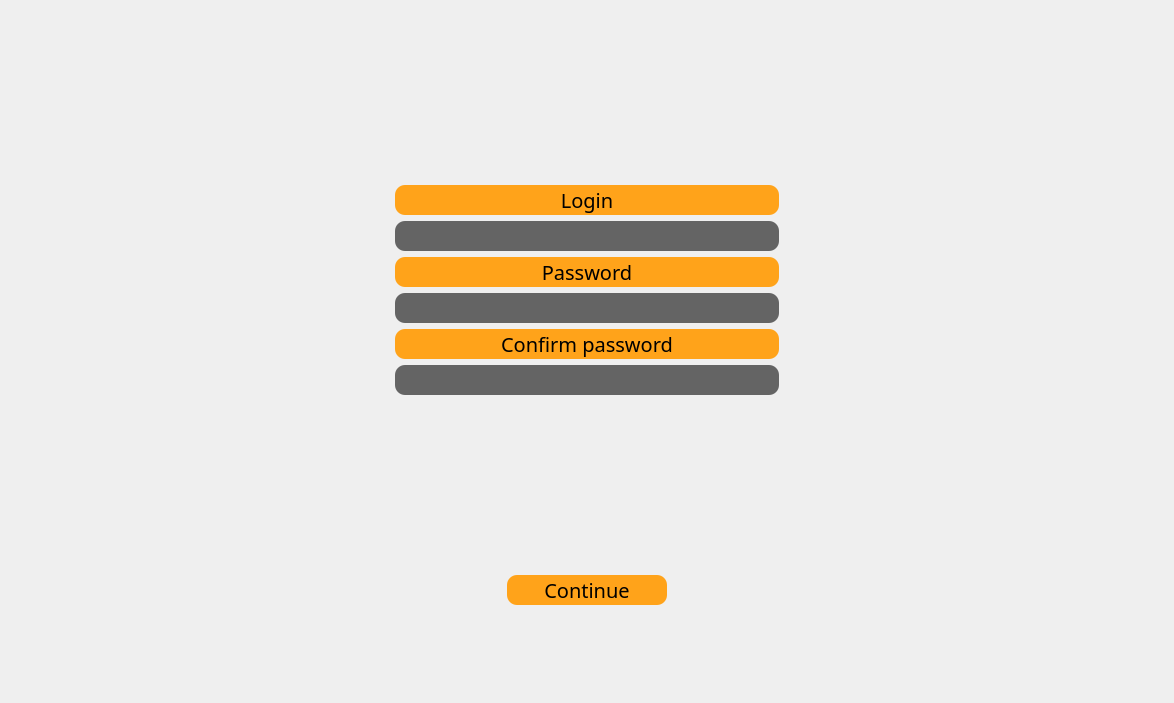
      <widget class="QWidget" name="login_menu">
       <layout class="QVBoxLayout" name="verticalLayout_5">
        <item>
         <spacer name="verticalSpacer_15">
          <property name="orientation">
           <enum>Qt::Vertical</enum>
          </property>
          <property name="sizeType">
           <enum>QSizePolicy::Preferred</enum>
          </property>
          <property name="sizeHint" stdset="0">
           <size>
            <width>20</width>
            <height>87</height>
           </size>
          </property>
         </spacer>
        </item>
        <item>
         <spacer name="login_upSpacer2">
          <property name="orientation">
           <enum>Qt::Vertical</enum>
          </property>
          <property name="sizeType">
           <enum>QSizePolicy::Preferred</enum>
          </property>
          <property name="sizeHint" stdset="0">
           <size>
            <width>20</width>
            <height>87</height>
           </size>
          </property>
         </spacer>
        </item>
        <item>
         <layout class="QHBoxLayout" name="fields_block">
          <item>
           <spacer name="horizontalSpacer_3">
            <property name="orientation">
             <enum>Qt::Horizontal</enum>
            </property>
            <property name="sizeHint" stdset="0">
             <size>
              <width>248</width>
              <height>20</height>
             </size>
            </property>
           </spacer>
          </item>
          <item>
           <layout class="QVBoxLayout" name="fields_inner">
            <item>
             <widget class="QLabel" name="login_login_label">
              <property name="enabled">
               <bool>true</bool>
              </property>
              <property name="sizePolicy">
               <sizepolicy hsizetype="Expanding" vsizetype="Expanding">
                <horstretch>0</horstretch>
                <verstretch>0</verstretch>
               </sizepolicy>
              </property>
              <property name="minimumSize">
               <size>
                <width>250</width>
                <height>30</height>
               </size>
              </property>
              <property name="font">
               <font>
                <family>Arial Black</family>
                <pointsize>15</pointsize>
               </font>
              </property>
              <property name="styleSheet">
               <string notr="true">background-color: rgb(255, 163, 26);
border-radius:10px;
color: rgb(0, 0, 0);</string>
              </property>
              <property name="text">
               <string>Login</string>
              </property>
              <property name="alignment">
               <set>Qt::AlignCenter</set>
              </property>
             </widget>
            </item>
            <item>
             <widget class="QLineEdit" name="login_login">
              <property name="enabled">
               <bool>false</bool>
              </property>
              <property name="sizePolicy">
               <sizepolicy hsizetype="Expanding" vsizetype="Expanding">
                <horstretch>0</horstretch>
                <verstretch>0</verstretch>
               </sizepolicy>
              </property>
              <property name="minimumSize">
               <size>
                <width>250</width>
                <height>30</height>
               </size>
              </property>
              <property name="font">
               <font>
                <family>Arial Black</family>
                <pointsize>12</pointsize>
               </font>
              </property>
              <property name="styleSheet">
               <string notr="true">background-color: rgb(100, 100, 100);
border-radius:10px;
color: rgb(255, 255, 255);</string>
              </property>
              <property name="inputMethodHints">
               <set>Qt::ImhNone</set>
              </property>
              <property name="text">
               <string/>
              </property>
              <property name="maxLength">
               <number>15</number>
              </property>
              <property name="alignment">
               <set>Qt::AlignCenter</set>
              </property>
             </widget>
            </item>
            <item>
             <widget class="QLabel" name="login_pass_label">
              <property name="enabled">
               <bool>true</bool>
              </property>
              <property name="sizePolicy">
               <sizepolicy hsizetype="Expanding" vsizetype="Expanding">
                <horstretch>0</horstretch>
                <verstretch>0</verstretch>
               </sizepolicy>
              </property>
              <property name="minimumSize">
               <size>
                <width>250</width>
                <height>30</height>
               </size>
              </property>
              <property name="font">
               <font>
                <family>Arial Black</family>
                <pointsize>15</pointsize>
               </font>
              </property>
              <property name="styleSheet">
               <string notr="true">background-color: rgb(255, 163, 26);
border-radius:10px;
color: rgb(0, 0, 0);</string>
              </property>
              <property name="text">
               <string>Password</string>
              </property>
              <property name="alignment">
               <set>Qt::AlignCenter</set>
              </property>
             </widget>
            </item>
            <item>
             <widget class="QLineEdit" name="login_pass">
              <property name="enabled">
               <bool>false</bool>
              </property>
              <property name="sizePolicy">
               <sizepolicy hsizetype="Expanding" vsizetype="Expanding">
                <horstretch>0</horstretch>
                <verstretch>0</verstretch>
               </sizepolicy>
              </property>
              <property name="minimumSize">
               <size>
                <width>250</width>
                <height>30</height>
               </size>
              </property>
              <property name="font">
               <font>
                <family>Arial Black</family>
                <pointsize>12</pointsize>
               </font>
              </property>
              <property name="styleSheet">
               <string notr="true">background-color: rgb(100, 100, 100);
border-radius:10px;
color: rgb(255, 255, 255);</string>
              </property>
              <property name="inputMethodHints">
               <set>Qt::ImhDialableCharactersOnly|Qt::ImhDigitsOnly|Qt::ImhEmailCharactersOnly|Qt::ImhExclusiveInputMask|Qt::ImhFormattedNumbersOnly|Qt::ImhHiddenText|Qt::ImhLatinOnly|Qt::ImhLowercaseOnly|Qt::ImhNoAutoUppercase|Qt::ImhNoPredictiveText|Qt::ImhSensitiveData|Qt::ImhUppercaseOnly|Qt::ImhUrlCharactersOnly</set>
              </property>
              <property name="text">
               <string notr="true"/>
              </property>
              <property name="maxLength">
               <number>15</number>
              </property>
              <property name="echoMode">
               <enum>QLineEdit::Password</enum>
              </property>
              <property name="alignment">
               <set>Qt::AlignCenter</set>
              </property>
             </widget>
            </item>
            <item>
             <widget class="QLabel" name="login_confirm_label">
              <property name="enabled">
               <bool>true</bool>
              </property>
              <property name="sizePolicy">
               <sizepolicy hsizetype="Expanding" vsizetype="Expanding">
                <horstretch>0</horstretch>
                <verstretch>0</verstretch>
               </sizepolicy>
              </property>
              <property name="minimumSize">
               <size>
                <width>250</width>
                <height>30</height>
               </size>
              </property>
              <property name="font">
               <font>
                <family>Arial Black</family>
                <pointsize>15</pointsize>
               </font>
              </property>
              <property name="styleSheet">
               <string notr="true">background-color: rgb(255, 163, 26);
border-radius:10px;
color: rgb(0, 0, 0);</string>
              </property>
              <property name="text">
               <string>Confirm password</string>
              </property>
              <property name="alignment">
               <set>Qt::AlignCenter</set>
              </property>
             </widget>
            </item>
            <item>
             <widget class="QLineEdit" name="login_confirm">
              <property name="enabled">
               <bool>false</bool>
              </property>
              <property name="sizePolicy">
               <sizepolicy hsizetype="Expanding" vsizetype="Expanding">
                <horstretch>0</horstretch>
                <verstretch>0</verstretch>
               </sizepolicy>
              </property>
              <property name="minimumSize">
               <size>
                <width>250</width>
                <height>30</height>
               </size>
              </property>
              <property name="font">
               <font>
                <family>Arial Black</family>
                <pointsize>12</pointsize>
               </font>
              </property>
              <property name="styleSheet">
               <string notr="true">background-color: rgb(100, 100, 100);
border-radius:10px;
color: rgb(255, 255, 255);</string>
              </property>
              <property name="inputMethodHints">
               <set>Qt::ImhDialableCharactersOnly|Qt::ImhDigitsOnly|Qt::ImhEmailCharactersOnly|Qt::ImhExclusiveInputMask|Qt::ImhFormattedNumbersOnly|Qt::ImhHiddenText|Qt::ImhLatinOnly|Qt::ImhLowercaseOnly|Qt::ImhNoAutoUppercase|Qt::ImhNoPredictiveText|Qt::ImhSensitiveData|Qt::ImhUppercaseOnly|Qt::ImhUrlCharactersOnly</set>
              </property>
              <property name="text">
               <string notr="true"/>
              </property>
              <property name="maxLength">
               <number>15</number>
              </property>
              <property name="echoMode">
               <enum>QLineEdit::Password</enum>
              </property>
              <property name="alignment">
               <set>Qt::AlignCenter</set>
              </property>
             </widget>
            </item>
           </layout>
          </item>
          <item>
           <spacer name="horizontalSpacer_4">
            <property name="orientation">
             <enum>Qt::Horizontal</enum>
            </property>
            <property name="sizeHint" stdset="0">
             <size>
              <width>248</width>
              <height>20</height>
             </size>
            </property>
           </spacer>
          </item>
         </layout>
        </item>
        <item>
         <spacer name="verticalSpacer_12">
          <property name="orientation">
           <enum>Qt::Vertical</enum>
          </property>
          <property name="sizeType">
           <enum>QSizePolicy::Preferred</enum>
          </property>
          <property name="sizeHint" stdset="0">
           <size>
            <width>20</width>
            <height>87</height>
           </size>
          </property>
         </spacer>
        </item>
        <item>
         <spacer name="verticalSpacer_13">
          <property name="orientation">
           <enum>Qt::Vertical</enum>
          </property>
          <property name="sizeType">
           <enum>QSizePolicy::Preferred</enum>
          </property>
          <property name="sizeHint" stdset="0">
           <size>
            <width>20</width>
            <height>87</height>
           </size>
          </property>
         </spacer>
        </item>
        <item>
         <layout class="QHBoxLayout" name="button_block">
          <item>
           <spacer name="leftSpacer1">
            <property name="orientation">
             <enum>Qt::Horizontal</enum>
            </property>
            <property name="sizeHint" stdset="0">
             <size>
              <width>248</width>
              <height>20</height>
             </size>
            </property>
           </spacer>
          </item>
          <item>
           <spacer name="leftSpacer2">
            <property name="orientation">
             <enum>Qt::Horizontal</enum>
            </property>
            <property name="sizeHint" stdset="0">
             <size>
              <width>248</width>
              <height>20</height>
             </size>
            </property>
           </spacer>
          </item>
          <item>
           <widget class="QPushButton" name="login_continue">
            <property name="enabled">
             <bool>false</bool>
            </property>
            <property name="sizePolicy">
             <sizepolicy hsizetype="Expanding" vsizetype="Preferred">
              <horstretch>0</horstretch>
              <verstretch>0</verstretch>
             </sizepolicy>
            </property>
            <property name="minimumSize">
             <size>
              <width>160</width>
              <height>30</height>
             </size>
            </property>
            <property name="font">
             <font>
              <family>Arial Black</family>
              <pointsize>15</pointsize>
             </font>
            </property>
            <property name="styleSheet">
             <string notr="true">background-color: rgb(255, 163, 26);
border-radius:10px;
color: rgb(0, 0, 0);</string>
            </property>
            <property name="text">
             <string>Continue</string>
            </property>
           </widget>
          </item>
          <item>
           <spacer name="rightSpacer1">
            <property name="orientation">
             <enum>Qt::Horizontal</enum>
            </property>
            <property name="sizeHint" stdset="0">
             <size>
              <width>248</width>
              <height>20</height>
             </size>
            </property>
           </spacer>
          </item>
          <item>
           <spacer name="rightSpacer2">
            <property name="orientation">
             <enum>Qt::Horizontal</enum>
            </property>
            <property name="sizeHint" stdset="0">
             <size>
              <width>248</width>
              <height>20</height>
             </size>
            </property>
           </spacer>
          </item>
         </layout>
        </item>
        <item>
         <spacer name="verticalSpacer_14">
          <property name="orientation">
           <enum>Qt::Vertical</enum>
          </property>
          <property name="sizeType">
           <enum>QSizePolicy::Preferred</enum>
          </property>
          <property name="sizeHint" stdset="0">
           <size>
            <width>20</width>
            <height>87</height>
           </size>
          </property>
         </spacer>
        </item>
       </layout>
      </widget>
